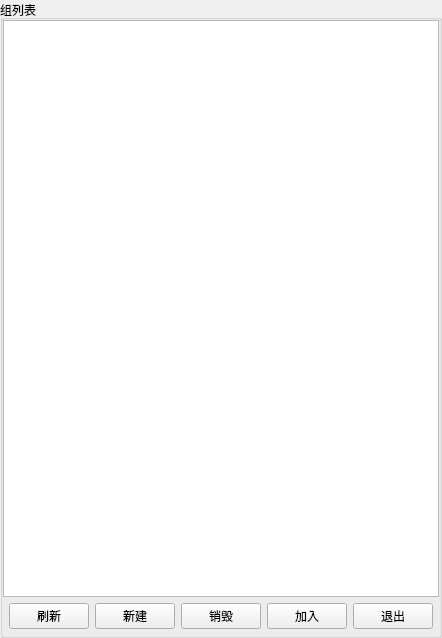
<?xml version="1.0" encoding="UTF-8"?>
<ui version="4.0">
 <class>MYCollaborativeEditRoomWidget</class>
 <widget class="QWidget" name="MYCollaborativeEditRoomWidget">
  <property name="geometry">
   <rect>
    <x>0</x>
    <y>0</y>
    <width>419</width>
    <height>638</height>
   </rect>
  </property>
  <property name="windowTitle">
   <string>MYCollaborativeRoomWidget</string>
  </property>
  <layout class="QGridLayout" name="gridLayout">
   <property name="leftMargin">
    <number>0</number>
   </property>
   <property name="topMargin">
    <number>0</number>
   </property>
   <property name="rightMargin">
    <number>0</number>
   </property>
   <property name="bottomMargin">
    <number>0</number>
   </property>
   <property name="spacing">
    <number>0</number>
   </property>
   <item row="0" column="0">
    <widget class="QGroupBox" name="groupBox">
     <property name="title">
      <string>组列表</string>
     </property>
     <layout class="QVBoxLayout" name="verticalLayout">
      <property name="spacing">
       <number>0</number>
      </property>
      <property name="leftMargin">
       <number>0</number>
      </property>
      <property name="topMargin">
       <number>0</number>
      </property>
      <property name="rightMargin">
       <number>0</number>
      </property>
      <property name="bottomMargin">
       <number>0</number>
      </property>
      <item>
       <widget class="QTreeWidget" name="treeWidget">
        <attribute name="headerVisible">
         <bool>false</bool>
        </attribute>
        <column>
         <property name="text">
          <string notr="true">1</string>
         </property>
        </column>
       </widget>
      </item>
      <item>
       <widget class="QWidget" name="widget" native="true">
        <layout class="QHBoxLayout" name="horizontalLayout">
         <property name="leftMargin">
          <number>6</number>
         </property>
         <property name="topMargin">
          <number>6</number>
         </property>
         <property name="rightMargin">
          <number>6</number>
         </property>
         <property name="bottomMargin">
          <number>6</number>
         </property>
         <item>
          <widget class="QPushButton" name="pushButton_Refresh">
           <property name="text">
            <string>刷新</string>
           </property>
          </widget>
         </item>
         <item>
          <spacer name="horizontalSpacer">
           <property name="orientation">
            <enum>Qt::Horizontal</enum>
           </property>
           <property name="sizeHint" stdset="0">
            <size>
             <width>40</width>
             <height>20</height>
            </size>
           </property>
          </spacer>
         </item>
         <item>
          <widget class="QPushButton" name="pushButton_CreateRoom">
           <property name="text">
            <string>新建</string>
           </property>
          </widget>
         </item>
         <item>
          <widget class="QPushButton" name="pushButton_DestroyRoom">
           <property name="text">
            <string>销毁</string>
           </property>
          </widget>
         </item>
         <item>
          <widget class="QPushButton" name="pushButton_JoinRoom">
           <property name="text">
            <string>加入</string>
           </property>
          </widget>
         </item>
         <item>
          <widget class="QPushButton" name="pushButton_ExitRoom">
           <property name="text">
            <string>退出</string>
           </property>
          </widget>
         </item>
        </layout>
       </widget>
      </item>
     </layout>
    </widget>
   </item>
  </layout>
 </widget>
 <layoutdefault spacing="6" margin="11"/>
 <resources/>
 <connections/>
</ui>
